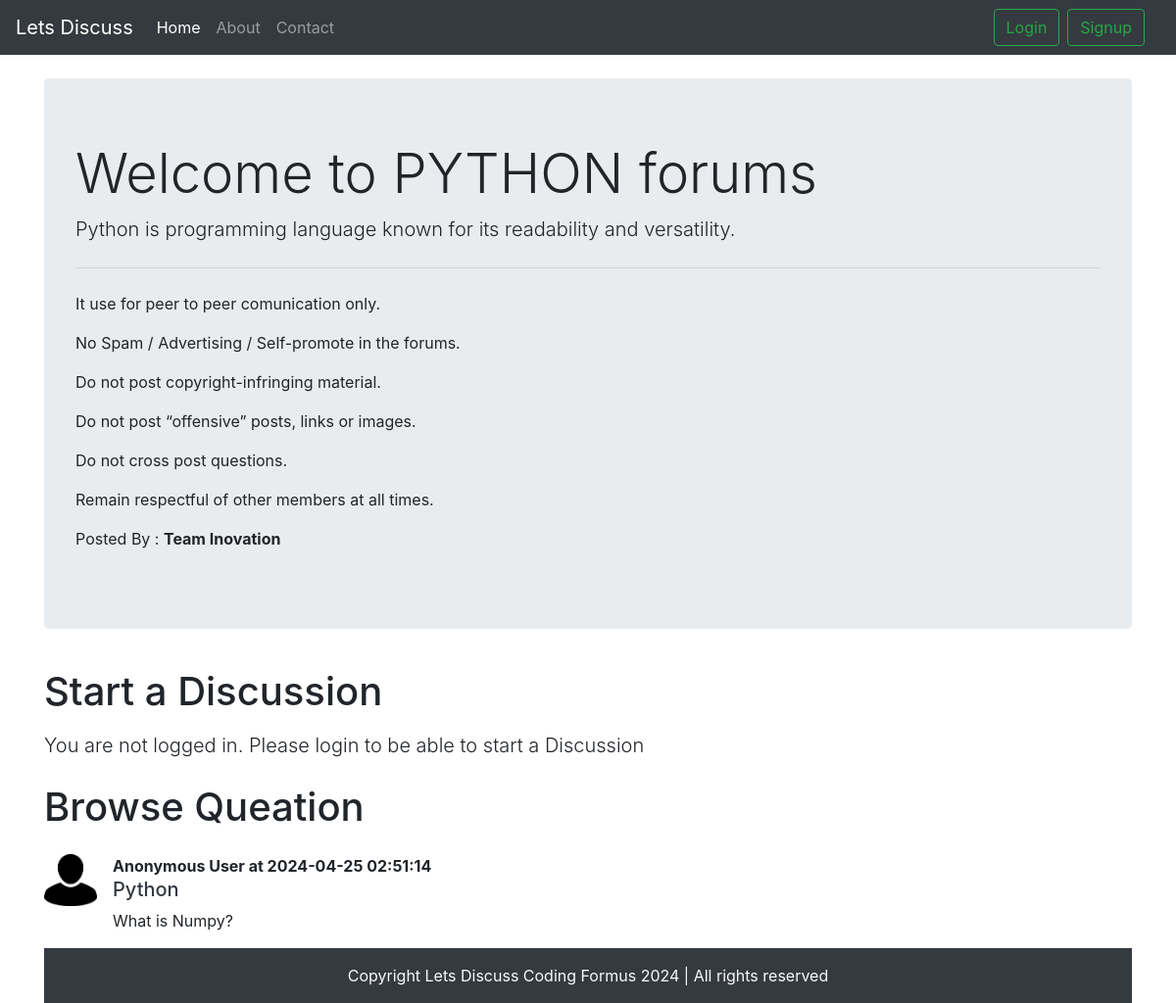
/threads.php?catid=1, run on the app's committed database.
### tables this page shows
CREATE TABLE `categories` (
  `category_id` int(9) NOT NULL,
  `category_name` varchar(255) NOT NULL,
  `category_description` varchar(255) NOT NULL,
  `created` datetime NOT NULL DEFAULT current_timestamp()
);

CREATE TABLE `threads` (
  `thread_id` int(10) NOT NULL,
  `thread_title` varchar(256) NOT NULL,
  `thread_des` text NOT NULL,
  `thread_user_id` int(10) NOT NULL,
  `thread_cat_id` int(10) NOT NULL,
  `timestamp` datetime NOT NULL DEFAULT current_timestamp()
);

### threads.php (the view, shortened to what this page needs)
<!doctype html>
<html lang="en">
<head>
    <link rel="stylesheet" href="https://cdn.jsdelivr.net/npm/bootstrap@4.4.1/dist/css/bootstrap.min.css"
>
</head>
<body>
    <?php include 'partials/_header.php'; ?>
    <?php include 'partials/_dbconnect.php'; ?>
    <?php
        $id = $_GET['catid'];
        $sql = "SELECT * FROM `categories` WHERE category_id=$id";
        $result = mysqli_query($conn,$sql);
        while($row = mysqli_fetch_assoc($result))
        {
            $catname = $row['category_name'];
            $catdes = $row['category_description'];
        }
    ?>
    <div class="container my-4">
        <div class="jumbotron">
            <h1 class="display-4">Welcome to <?php echo $catname;?> forums</h1>
            <p class="lead"><?php echo $catdes ;?></p>
            <hr class="my-4">
            <p>It use for peer to peer comunication only. </p>
            <p>No Spam / Advertising / Self-promote in the forums. </p>
            <p>Do not post copyright-infringing material. </p>
            <p>Do not post “offensive” posts, links or images. </p>
            <p>Do not cross post questions. </p>
            <p>Remain respectful of other members at all times.</p>
            <p>Posted By : <b>Team Inovation</b></p>
        </div>
    </div>
<?php
if(isset($_SESSION['loggedin']) && $_SESSION['loggedin']==true)
{
  echo '<div class="container">
        <h1 class="py-2">Start a Discussion</h1>
        <form action=" '.$_SERVER['REQUEST_URI'].' " method="post">
            <div class="form-group">
                <label for="exampleInputEmail1">Problem title</label>
                <input type="text" class="form-control" id="title" name="title" aria-describedby="emailHelp">
                <small id="emailHelp" class="form-text text-muted">Keep your problem short and crisp as
                    possible.</small>
            </div>
            <div class="form-group">
                <label for="exampleFormControlTextarea1">Elaborate Your Concern</label>
                <textarea class="form-control" id="desc" name="desc" rows="3"></textarea>
            </div>
            <button type="submit" class="btn btn-success">Submit</button>
        </form>
    </div>';
}
    else{
        echo '
        <div class="container">
        <h1 class="py-2">Start a Discussion</h1>
           <p class="lead">You are not logged in. Please login to be able to start a Discussion</p>
        </div>
        ';
    }
    ?>
    <div class="container">
        <h1 class="py-2">Browse Queation</h1>
        <?php
        $id = $_GET['catid'];
        $sql = "SELECT * FROM `threads` WHERE thread_cat_id=$id ORDER BY timestamp DESC";
        $result = mysqli_query($conn,$sql);
        while($row = mysqli_fetch_assoc($result))
        {
            $id = $row['thread_id'];
            $title = $row['thread_title'];
            $desc = $row['thread_des'];
            $thread_time = $row['timestamp'];
        echo '<div class="media my-3">
            <img src="img/userimg.jpg" width=54px class="mr-3" alt="image not found">
            <div class="media-body">
            <p class="font-weight-bold my-0" >Anonymous User at '.$thread_time.'</p>
                <h5 class="mt-0"><a class="text-dark" href="threadin.php?threadid='.$id.'">'.$title.'</a></h5>
                '.$desc.'
            </div>
        </div>';
}
?>
        <?php include 'partials/_footer.php'; ?>
</body>
</html>

### data on the page
categories: category_name "PYTHON", category_description "Python is programming language known for its readability and versatility."
threads: timestamp "2024-04-25 02:51:14", thread_title "Python", thread_des "What is Numpy?"
